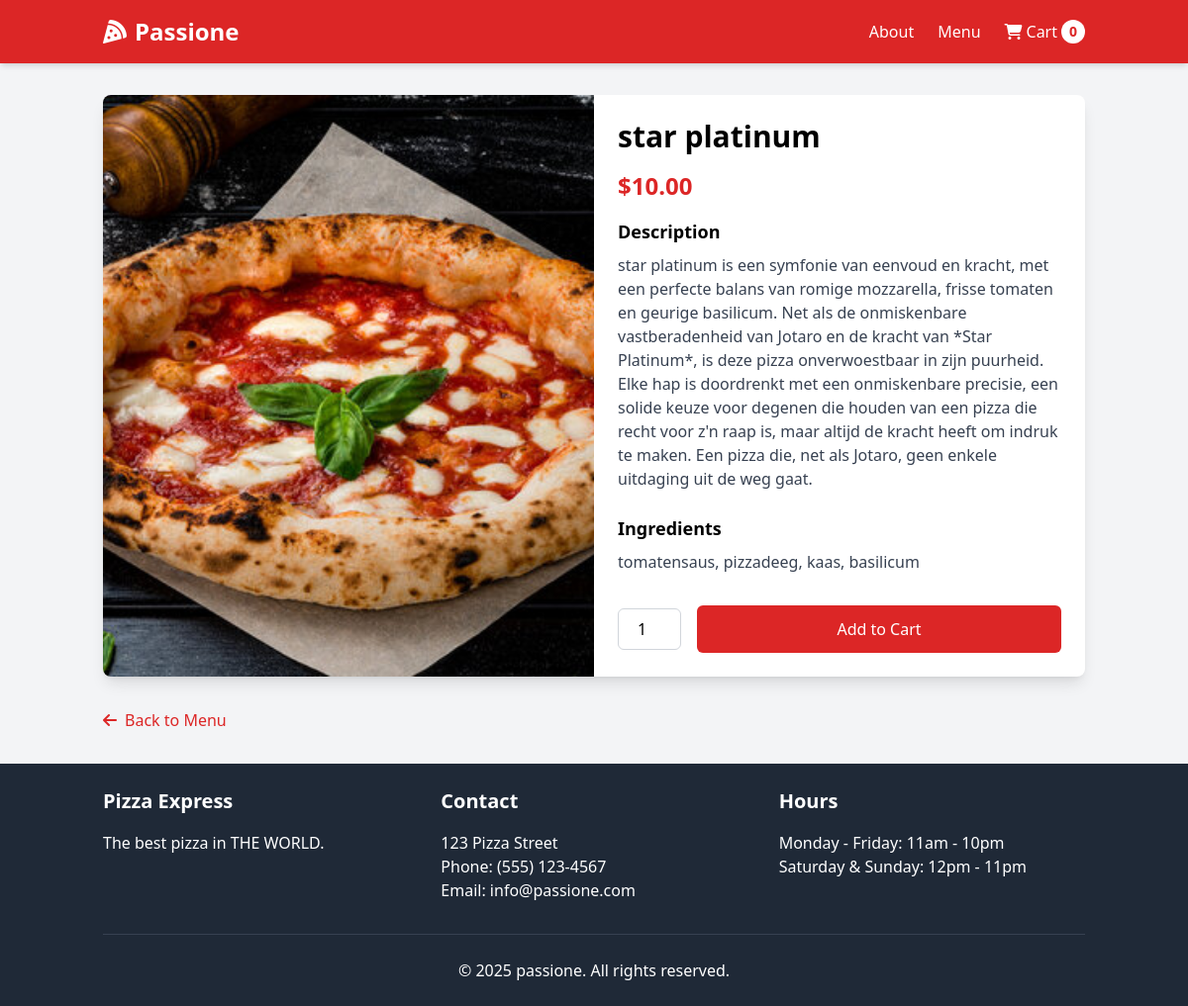
The app's page /product/3/jotaro/, older data.
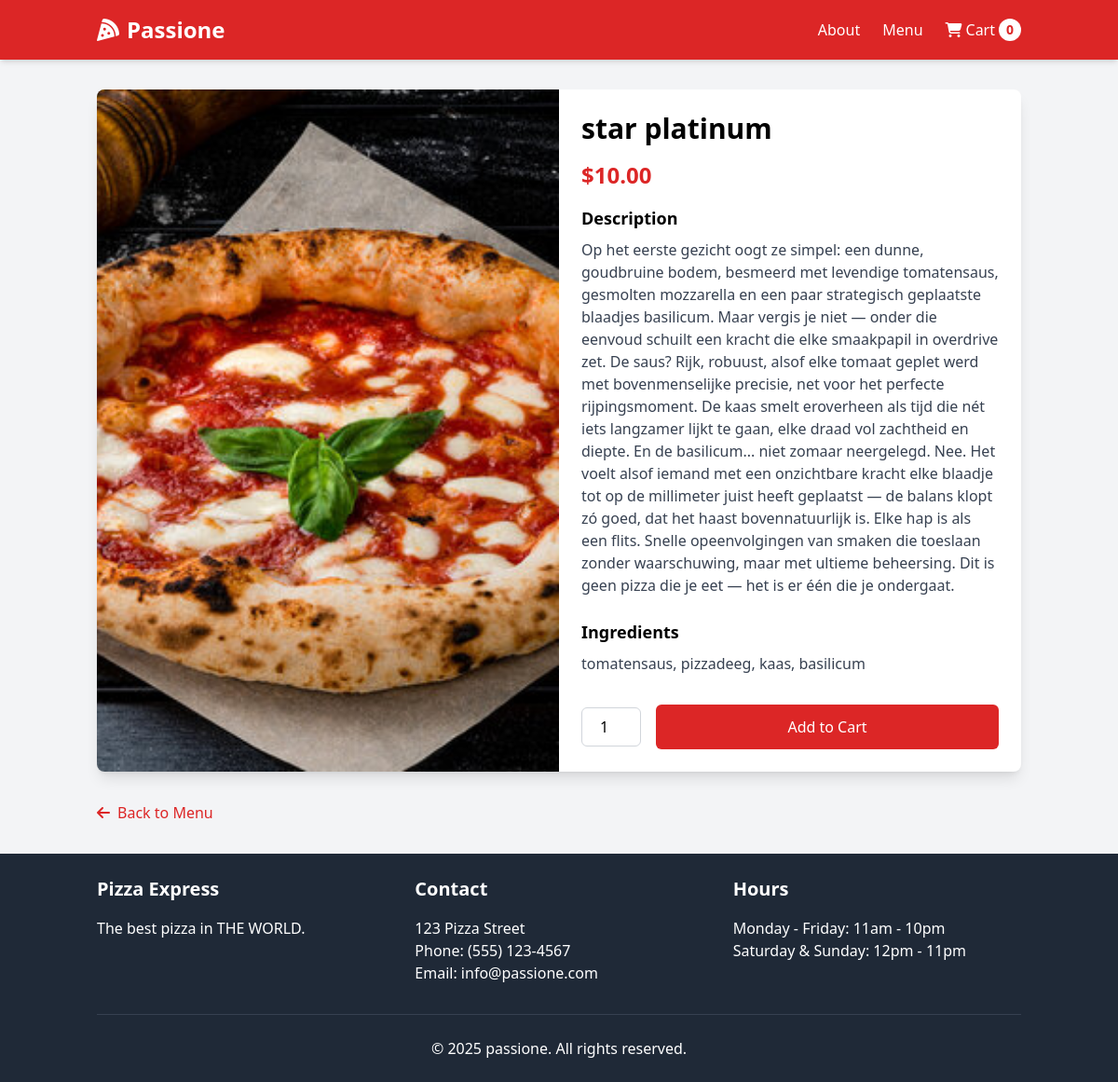
The same page, newer data.
### pizza_app/models.py (models this page shows, shortened)
class Product(models.Model):
    category = models.ForeignKey(Category, related_name='products', on_delete=models.CASCADE)
    name = models.CharField(max_length=200)
    slug = models.SlugField(max_length=200, unique=True)
    description = models.TextField()
    ingredients = models.TextField()
    price = models.DecimalField(max_digits=10, decimal_places=2)
    image = models.ImageField(upload_to='product_images/', blank=True)
    available = models.BooleanField(default=True)
    created = models.DateTimeField(auto_now_add=True)
    updated = models.DateTimeField(auto_now=True)
    class Meta:
        ordering = ['name']
        indexes = [
            models.Index(fields=['id', 'slug']),
            models.Index(fields=['name']),
            models.Index(fields=['-created']),
        ]

### pizza_app/views.py (the view)
# urls.py: path('product/<int:id>/<slug:slug>/', views.product_detail, name='product_detail'),
def product_detail(request, id, slug):
    product = get_object_or_404(Product, id=id, slug=slug, available=True)
    return render(request, 'pizza_app/product_detail.html', {
        'product': product
    })

### pizza_app/cart.py (called while the page is built)
    def __len__(self):
        return sum(item['quantity'] for item in self.cart.values())

### pizza_app/context_processors.py (called while the page is built)
def cart_processor(request):
    return {'cart': Cart(request)}

### pizza_app/templates/pizza_app/product_detail.html (shortened to what this page needs)
{% extends "pizza_app/base.html" %}
{% block content %}
<div class="bg-white rounded-lg shadow-lg overflow-hidden">
    <div class="md:flex">
        <div class="md:w-1/2">
            {% if product.image %}
            <img src="{{ product.image.url }}" alt="{{ product.name }}" class="w-full h-full object-cover">
            {% else %}
            <div class="h-64 md:h-full bg-gray-300 flex items-center justify-center">
                <i class="fas fa-pizza-slice text-6xl text-gray-400"></i>
            </div>
            {% endif %}
        </div>
        <div class="md:w-1/2 p-6">
            <h1 class="text-3xl font-bold mb-4">{{ product.name }}</h1>
            <div class="text-2xl text-red-600 font-bold mb-4">${{ product.price }}</div>
            <div class="mb-6">
                <h2 class="text-lg font-semibold mb-2">Description</h2>
                <p class="text-gray-700">{{ product.description }}</p>
            </div>
            <div class="mb-6">
                <h2 class="text-lg font-semibold mb-2">Ingredients</h2>
                <p class="text-gray-700">{{ product.ingredients }}</p>
            </div>
            <div class="flex items-center mt-8">
                <div class="mr-4">
                    <input type="number" id="quantity" name="quantity" min="1" value="1" class="w-16 border border-gray-300 rounded-md p-2 text-center">
                </div>
                <button id="add-to-cart" class="bg-red-600 text-white py-3 px-6 rounded-md hover:bg-red-700 transition flex-grow">
                    Add to Cart
                </button>
            </div>
        </div>
    </div>
</div>
<div class="mt-8">
    <a href="{% url 'pizza_app:index' %}" class="text-red-600 hover:underline flex items-center">
        <i class="fas fa-arrow-left mr-2"></i> Back to Menu
    </a>
</div>
{% endblock %}

### pizza_app/templates/pizza_app/base.html (shortened to what this page needs)
<!DOCTYPE html>
<html lang="en">
<head>
    <script src="https://cdn.tailwindcss.com"></script>
    <link rel="stylesheet" href="https://cdnjs.cloudflare.com/ajax/libs/font-awesome/6.5.1/css/all.min.css">
</head>
<body class="bg-gray-100 min-h-screen flex flex-col">
    <header class="bg-red-600 text-white shadow-md">
        <div class="container mx-auto px-4 py-4 flex justify-between items-center">
            <a href="{% url 'pizza_app:index' %}" class="text-2xl font-bold flex items-center">
                <i class="fas fa-pizza-slice mr-2"></i> Passione
            </a>
            <nav>
                <ul class="flex space-x-6">
                    <li><a href="{% url 'pizza_app:about' %}" class="hover:underline">About</a></li>
                    <li><a href="{% url 'pizza_app:index' %}" class="hover:underline">Menu</a></li>
                    <li>
                        <a href="{% url 'pizza_app:cart_detail' %}" class="hover:underline flex items-center">
                            <i class="fas fa-shopping-cart mr-1"></i>
                            Cart
                            <span id="cart-count" class="ml-1 bg-white text-red-600 rounded-full h-6 w-6 flex items-center justify-center text-sm font-semibold">
                                {{ cart|length }}
                            </span>
                        </a>
                    </li>
                </ul>
            </nav>
        </div>
    </header>
    <main class="container mx-auto px-4 py-8 flex-grow">
        {% block content %}{% endblock %}
    </main>
    <footer class="bg-gray-800 text-white py-6">
        <div class="container mx-auto px-4">
            <div class="grid grid-cols-1 md:grid-cols-3 gap-8">
                <div>
                    <h3 class="text-xl font-bold mb-4">Pizza Express</h3>
                    <p>The best pizza in THE WORLD.</p>
                </div>
                <div>
                    <h3 class="text-xl font-bold mb-4">Contact</h3>
                    <p>123 Pizza Street</p>
                    <p>Phone: (555) 123-4567</p>
                    <p>Email: info@passione.com</p>
                </div>
                <div>
                    <h3 class="text-xl font-bold mb-4">Hours</h3>
                    <p>Monday - Friday: 11am - 10pm</p>
                    <p>Saturday & Sunday: 12pm - 11pm</p>
                </div>
            </div>
            <div class="mt-8 pt-6 border-t border-gray-700 text-center">
                <p>&copy; {% now "Y" %} passione. All rights reserved.</p>
            </div>
        </div>
    </footer>
</body>
</html>

Row changes from the older to the newer data that the page shows:
changed Product "star platinum": description "star platinum is een symfonie van eenvoud en kracht, met een perfecte balans van romige mozzarella, frisse tomaten en geurige basilicum. Net als de onmiskenbare vastberadenheid van Jotaro en de kracht van *Star Platinum*, is deze pizza onverwoestbaar in zijn puurheid. Elke hap is doordrenkt met een onmiskenbare precisie, een solide keuze voor degenen die houden van een pizza die recht voor z'n raap is, maar altijd de kracht heeft om indruk te maken. Een pizza die, net als Jotaro, geen enkele uitdaging uit de weg gaat." → "Op het eerste gezicht oogt ze simpel: een dunne, goudbruine bodem, besmeerd met levendige tomatensaus, gesmolten mozzarella en een paar strategisch geplaatste blaadjes basilicum. Maar vergis je niet — onder die eenvoud schuilt een kracht die elke smaakpapil in overdrive zet. De saus? Rijk, robuust, alsof elke tomaat geplet werd met bovenmenselijke precisie, net voor het perfecte rijpingsmoment. De kaas smelt eroverheen als tijd die nét iets langzamer lijkt te gaan, elke draad vol zachtheid en diepte. En de basilicum... niet zomaar neergelegd. Nee. Het voelt alsof iemand met een onzichtbare kracht elke blaadje tot op de millimeter juist heeft geplaatst — de balans klopt zó goed, dat het…"
